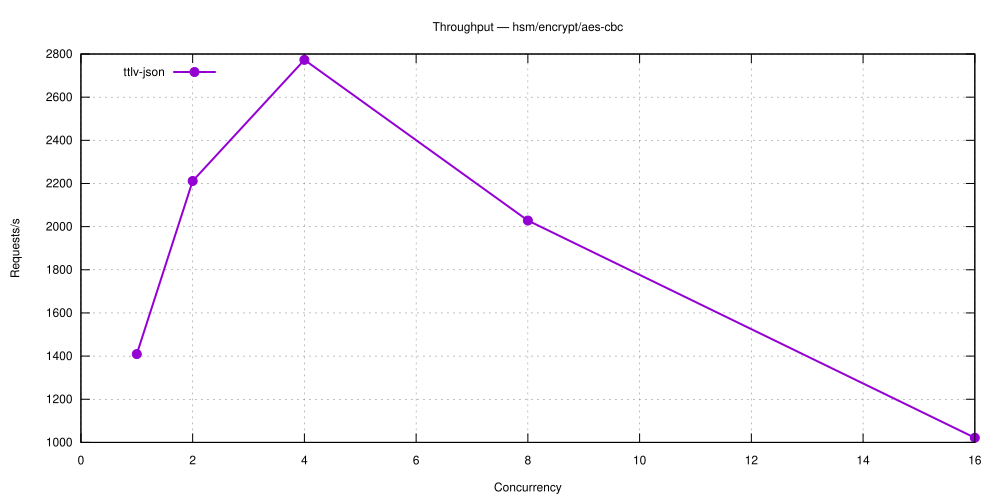

Generate this figure with gnuplot:
set terminal svg size 1000,500 enhanced font 'Helvetica,12'
set output 'hsm_encrypt_aes-cbc.svg'
set title 'Throughput — hsm/encrypt/aes-cbc'
set grid
set xlabel 'Concurrency'
set ylabel 'Requests/s'
set key top left
plot 'hsm_encrypt_aes-cbc-5.27.1-ttlv-json.dat' using 1:2 with linespoints lw 2 pt 7 title 'ttlv-json'
